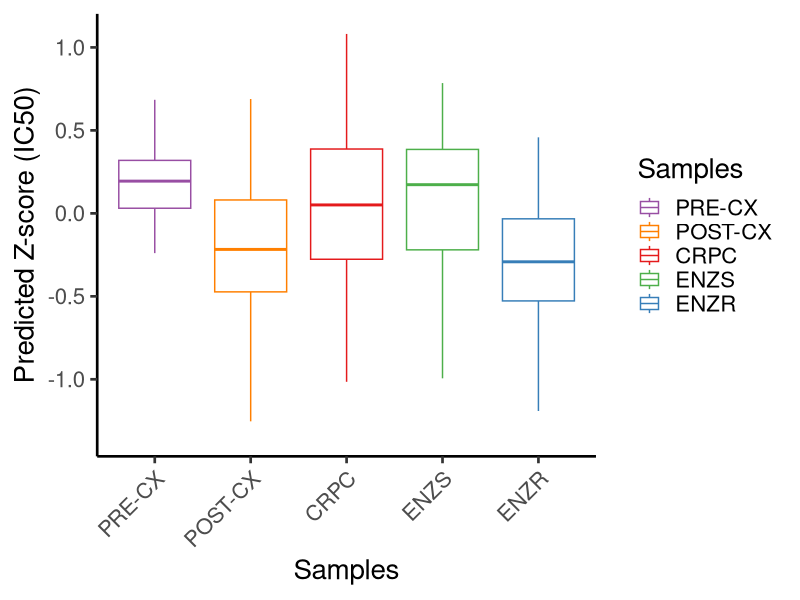

R code for this plot:
##loading libraries
library(ggplot2)

##loading predictions
Predictions = read.csv("ATTX_predictions.csv",sep=",",header = T,stringsAsFactors = F,row.names = 1,check.names=F)
pos = which(rownames(Predictions) %in% c("Afatinib","AZD3759","Erlotinib","Gefitinib","Lapatinib","Osimertinib","Sapitinib"))
Predictions = Predictions[pos,]

pred = reshape2::melt(Predictions)


##loading metadata
metadata = read.csv("metadata.csv",sep=",",header = T,stringsAsFactors = F)
colnames(metadata)[1] = "variable"

##Preparing data
df = merge(pred,metadata,by="variable")
df$Samples <- factor(df$Samples, levels = c("PRE-CX", "POST-CX","CRPC","ENZS" ,"ENZR"))

##plotting
ggplot(df, aes(x=Samples, y=value,col=Samples)) + 
  geom_boxplot(outlier.shape = NA)+scale_color_manual(values=c("PRE-CX"="#984EA3","POST-CX"="#FF7F00",CRPC="#E41A1C",ENZS="#4DAF4A",ENZR="#377EB8"))+theme_classic(base_size = 20)+theme(axis.text.x = element_text(angle = 45, hjust=1))+ylab("Predicted Z-score (IC50)")

